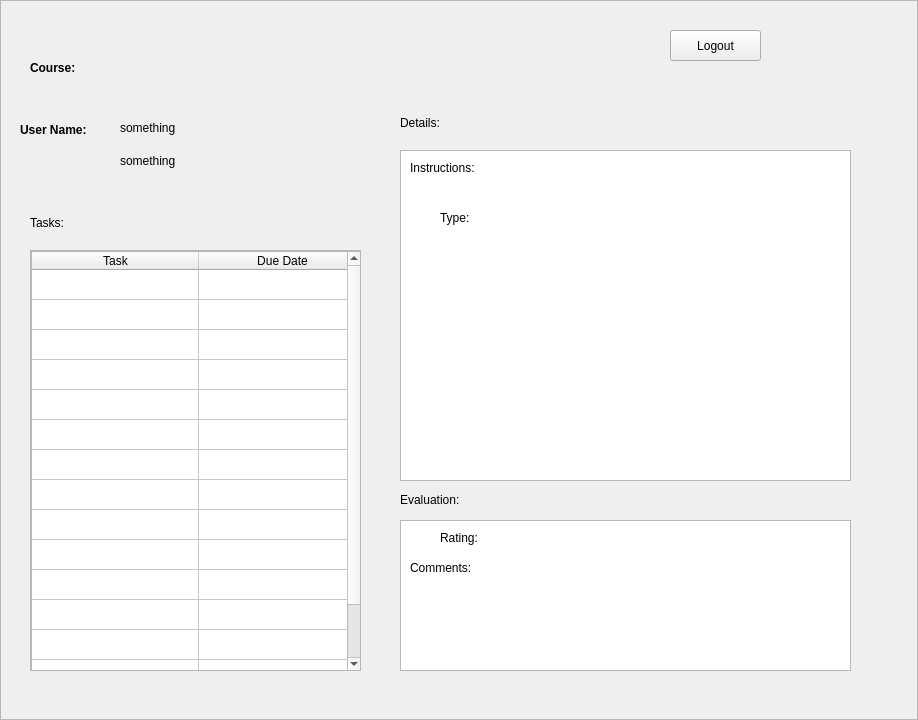
<?xml version="1.0" encoding="UTF-8"?>
<ui version="4.0">
 <class>TAMainScreen</class>
 <widget class="QFrame" name="TAMainScreen">
  <property name="geometry">
   <rect>
    <x>0</x>
    <y>0</y>
    <width>918</width>
    <height>720</height>
   </rect>
  </property>
  <property name="windowTitle">
   <string>Frame</string>
  </property>
  <property name="styleSheet">
   <string notr="true">QWidget {
	
	font: 10pt &quot;Untitled1&quot;;
}

QLabel#labelLogo {
	
	font: 75 oblique 14pt &quot;DejaVu Sans Mono&quot;;

}</string>
  </property>
  <property name="frameShape">
   <enum>QFrame::StyledPanel</enum>
  </property>
  <property name="frameShadow">
   <enum>QFrame::Raised</enum>
  </property>
  <widget class="QLabel" name="labelUser">
   <property name="geometry">
    <rect>
     <x>20</x>
     <y>120</y>
     <width>101</width>
     <height>20</height>
    </rect>
   </property>
   <property name="text">
    <string>&lt;html&gt;&lt;head/&gt;&lt;body&gt;&lt;p&gt;&lt;span style=&quot; font-weight:600;&quot;&gt;User Name:&lt;/span&gt;&lt;/p&gt;&lt;/body&gt;&lt;/html&gt;</string>
   </property>
   <property name="textFormat">
    <enum>Qt::AutoText</enum>
   </property>
  </widget>
  <widget class="QLabel" name="labelCourse">
   <property name="geometry">
    <rect>
     <x>30</x>
     <y>60</y>
     <width>271</width>
     <height>16</height>
    </rect>
   </property>
   <property name="text">
    <string>&lt;html&gt;&lt;head/&gt;&lt;body&gt;&lt;p&gt;&lt;span style=&quot; font-weight:600;&quot;&gt;Course:&lt;/span&gt;&lt;/p&gt;&lt;/body&gt;&lt;/html&gt;</string>
   </property>
  </widget>
  <widget class="QLabel" name="labelTasks">
   <property name="geometry">
    <rect>
     <x>30</x>
     <y>212</y>
     <width>46</width>
     <height>21</height>
    </rect>
   </property>
   <property name="text">
    <string>Tasks:</string>
   </property>
  </widget>
  <widget class="QScrollArea" name="scrollArea">
   <property name="geometry">
    <rect>
     <x>30</x>
     <y>250</y>
     <width>331</width>
     <height>421</height>
    </rect>
   </property>
   <property name="widgetResizable">
    <bool>true</bool>
   </property>
   <widget class="QWidget" name="scrollAreaWidgetContents">
    <property name="geometry">
     <rect>
      <x>0</x>
      <y>0</y>
      <width>329</width>
      <height>419</height>
     </rect>
    </property>
    <widget class="QTableWidget" name="taskItems">
     <property name="geometry">
      <rect>
       <x>0</x>
       <y>0</y>
       <width>331</width>
       <height>421</height>
      </rect>
     </property>
     <property name="minimumSize">
      <size>
       <width>0</width>
       <height>0</height>
      </size>
     </property>
     <property name="horizontalScrollBarPolicy">
      <enum>Qt::ScrollBarAlwaysOff</enum>
     </property>
     <property name="autoScrollMargin">
      <number>16</number>
     </property>
     <property name="selectionBehavior">
      <enum>QAbstractItemView::SelectRows</enum>
     </property>
     <property name="sortingEnabled">
      <bool>true</bool>
     </property>
     <property name="rowCount">
      <number>15</number>
     </property>
     <attribute name="horizontalHeaderCascadingSectionResizes">
      <bool>true</bool>
     </attribute>
     <attribute name="horizontalHeaderDefaultSectionSize">
      <number>167</number>
     </attribute>
     <attribute name="horizontalHeaderMinimumSectionSize">
      <number>40</number>
     </attribute>
     <attribute name="horizontalHeaderShowSortIndicator" stdset="0">
      <bool>true</bool>
     </attribute>
     <attribute name="horizontalHeaderStretchLastSection">
      <bool>true</bool>
     </attribute>
     <attribute name="verticalHeaderVisible">
      <bool>false</bool>
     </attribute>
     <row/>
     <row/>
     <row/>
     <row/>
     <row/>
     <row/>
     <row/>
     <row/>
     <row/>
     <row/>
     <row/>
     <row/>
     <row/>
     <row/>
     <row/>
     <column>
      <property name="text">
       <string>Task</string>
      </property>
     </column>
     <column>
      <property name="text">
       <string>Due Date</string>
      </property>
     </column>
    </widget>
   </widget>
  </widget>
  <widget class="QTextBrowser" name="details">
   <property name="geometry">
    <rect>
     <x>400</x>
     <y>150</y>
     <width>451</width>
     <height>331</height>
    </rect>
   </property>
   <property name="html">
    <string>&lt;!DOCTYPE HTML PUBLIC &quot;-//W3C//DTD HTML 4.0//EN&quot; &quot;http://www.w3.org/TR/REC-html40/strict.dtd&quot;&gt;
&lt;html&gt;&lt;head&gt;&lt;meta name=&quot;qrichtext&quot; content=&quot;1&quot; /&gt;&lt;style type=&quot;text/css&quot;&gt;
p, li { white-space: pre-wrap; }
&lt;/style&gt;&lt;/head&gt;&lt;body style=&quot; font-family:'Untitled1'; font-size:10pt; font-weight:400; font-style:normal;&quot;&gt;
&lt;p style=&quot;-qt-paragraph-type:empty; margin-top:0px; margin-bottom:0px; margin-left:0px; margin-right:0px; -qt-block-indent:0; text-indent:0px; font-family:'MS Shell Dlg 2'; font-size:8pt;&quot;&gt;&lt;br /&gt;&lt;/p&gt;&lt;/body&gt;&lt;/html&gt;</string>
   </property>
  </widget>
  <widget class="QLabel" name="labelDetails">
   <property name="geometry">
    <rect>
     <x>400</x>
     <y>112</y>
     <width>71</width>
     <height>21</height>
    </rect>
   </property>
   <property name="text">
    <string>Details:</string>
   </property>
  </widget>
  <widget class="QLabel" name="userName">
   <property name="geometry">
    <rect>
     <x>120</x>
     <y>120</y>
     <width>211</width>
     <height>16</height>
    </rect>
   </property>
   <property name="text">
    <string>something</string>
   </property>
  </widget>
  <widget class="QLabel" name="courseAssigned">
   <property name="geometry">
    <rect>
     <x>120</x>
     <y>150</y>
     <width>231</width>
     <height>21</height>
    </rect>
   </property>
   <property name="text">
    <string>something</string>
   </property>
  </widget>
  <widget class="QTextBrowser" name="evaluation">
   <property name="geometry">
    <rect>
     <x>400</x>
     <y>520</y>
     <width>451</width>
     <height>151</height>
    </rect>
   </property>
   <property name="html">
    <string>&lt;!DOCTYPE HTML PUBLIC &quot;-//W3C//DTD HTML 4.0//EN&quot; &quot;http://www.w3.org/TR/REC-html40/strict.dtd&quot;&gt;
&lt;html&gt;&lt;head&gt;&lt;meta name=&quot;qrichtext&quot; content=&quot;1&quot; /&gt;&lt;style type=&quot;text/css&quot;&gt;
p, li { white-space: pre-wrap; }
&lt;/style&gt;&lt;/head&gt;&lt;body style=&quot; font-family:'Untitled1'; font-size:10pt; font-weight:400; font-style:normal;&quot;&gt;
&lt;p style=&quot;-qt-paragraph-type:empty; margin-top:0px; margin-bottom:0px; margin-left:0px; margin-right:0px; -qt-block-indent:0; text-indent:0px; font-family:'MS Shell Dlg 2'; font-size:8pt;&quot;&gt;&lt;br /&gt;&lt;/p&gt;&lt;/body&gt;&lt;/html&gt;</string>
   </property>
  </widget>
  <widget class="QLabel" name="labelEval">
   <property name="geometry">
    <rect>
     <x>400</x>
     <y>490</y>
     <width>81</width>
     <height>20</height>
    </rect>
   </property>
   <property name="text">
    <string>Evaluation:</string>
   </property>
  </widget>
  <widget class="QPushButton" name="pushButton">
   <property name="geometry">
    <rect>
     <x>670</x>
     <y>30</y>
     <width>91</width>
     <height>31</height>
    </rect>
   </property>
   <property name="text">
    <string>Logout</string>
   </property>
  </widget>
  <widget class="QLabel" name="label">
   <property name="geometry">
    <rect>
     <x>20</x>
     <y>10</y>
     <width>171</width>
     <height>61</height>
    </rect>
   </property>
   <property name="text">
    <string/>
   </property>
   <property name="pixmap">
    <pixmap>Logo.png</pixmap>
   </property>
  </widget>
  <widget class="QLabel" name="label">
   <property name="geometry">
    <rect>
     <x>410</x>
     <y>160</y>
     <width>101</width>
     <height>16</height>
    </rect>
   </property>
   <property name="text">
    <string>Instructions:</string>
   </property>
  </widget>
  <widget class="QLabel" name="label_2">
   <property name="geometry">
    <rect>
     <x>440</x>
     <y>210</y>
     <width>41</width>
     <height>16</height>
    </rect>
   </property>
   <property name="text">
    <string>Type:</string>
   </property>
  </widget>
  <widget class="QLabel" name="label_3">
   <property name="geometry">
    <rect>
     <x>440</x>
     <y>530</y>
     <width>60</width>
     <height>16</height>
    </rect>
   </property>
   <property name="text">
    <string>Rating:</string>
   </property>
  </widget>
  <widget class="QLabel" name="label_4">
   <property name="geometry">
    <rect>
     <x>410</x>
     <y>560</y>
     <width>81</width>
     <height>16</height>
    </rect>
   </property>
   <property name="text">
    <string>Comments: </string>
   </property>
  </widget>
 </widget>
 <tabstops>
  <tabstop>scrollArea</tabstop>
 </tabstops>
 <resources/>
 <connections/>
</ui>
